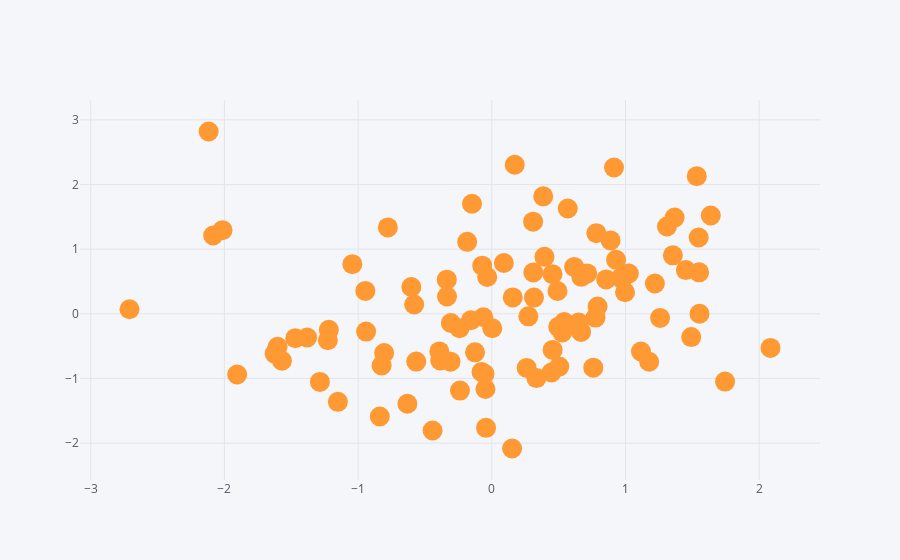

Source (notebook cell):
### Code cell
df.iplot(kind='scatter',x='A',y='B',mode = 'markers',size=20)
